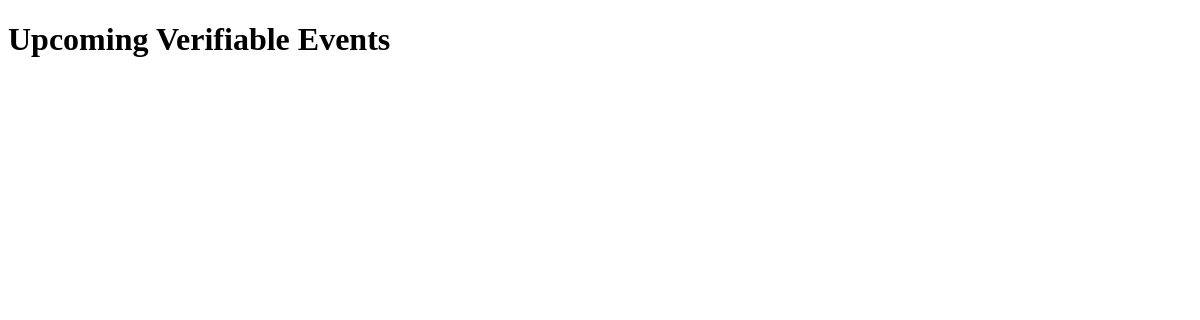
Page /tickets/verifiable-events/ (signed in) on the earlier database version.
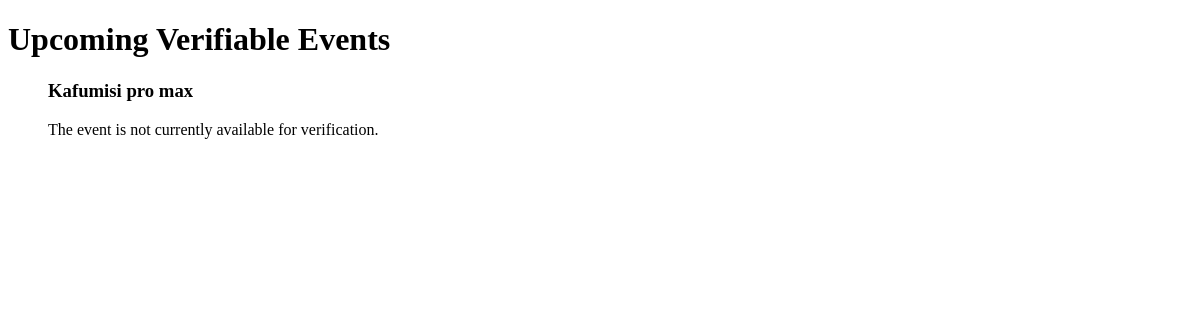
Same page on the later database version.
### events/models.py (models this page shows, shortened)
class Event(models.Model):
    vendor = models.ForeignKey(Vendor, on_delete=models.CASCADE, related_name='events')  # Mandatory, linked to Vendor
    poster = models.ImageField(upload_to='event_posters/')  # Required field
    title = models.CharField(max_length=200)  # Required field
    description = models.TextField()  # Required field
    category = models.CharField(max_length=100)  # Required field (e.g., "conference", "concert")
    start_date = models.DateTimeField()  # Required field
    end_date = models.DateTimeField(null=True, blank=True)  # Optional field
    venue_name = models.CharField(max_length=100)  # Required field
    regular_price = models.DecimalField(max_digits=10, decimal_places=2)  # Required field
    sale_price = models.DecimalField(max_digits=10, decimal_places=2, null=True, blank=True)  # Optional field
    tickets_available = models.PositiveIntegerField(null=True, blank=True)  # Optional field
    tickets_sold = models.PositiveIntegerField(default=0)  # New field to track tickets sold

### vendors/decorators.py (the view)
    def _wrapped_view(request, *args, **kwargs):
        if request.user.is_authenticated and hasattr(request.user, 'is_vendor') and request.user.is_vendor:
            return view_func(request, *args, **kwargs)
        else:
            raise PermissionDenied("You are not allowed to access this page.")  # Return Permission Denied error

### templates/tickets/verifiable_events.html (shortened to what this page needs)
<!DOCTYPE html>
<html lang="en">
<head>
</head>
<body>
    <h1>Upcoming Verifiable Events</h1>
    <ul>
        {% for event_data in verifiable_events %}
    <div>
        <h3>{{ event_data.event.title }}</h3>
        {% if event_data.is_clickable %}
            <a href="{% url 'verify_ticket' event_data.event.id %}">Verify Tickets</a>
        {% else %}
            <p>The event is not currently available for verification.</p>
        {% endif %}
    </div>
{% endfor %}
    </ul>
</body>
</html>

Differences in the rows shown:
added Event: event "Kafumisi pro max"
